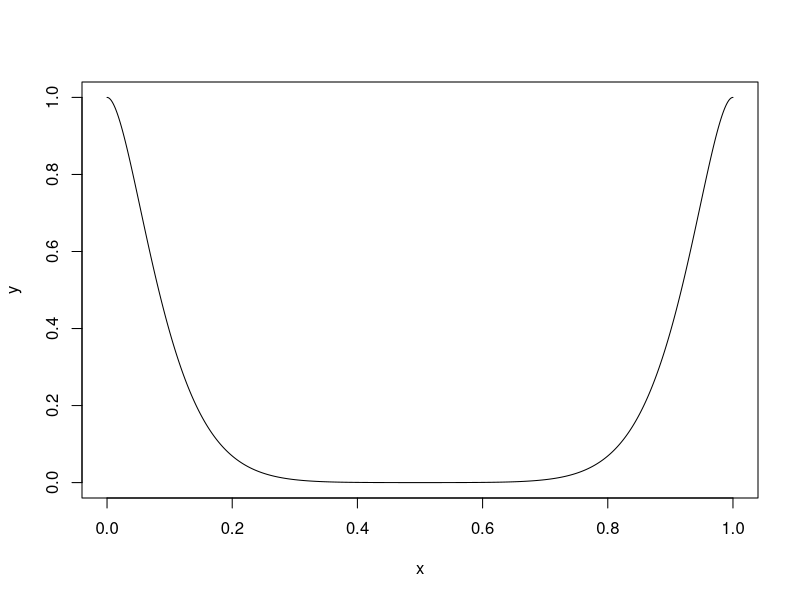

Here is the R script that generated this plot:
print(paste("Kans op X>=55 =", 1-pbinom(54, size = 100, 0.5)))
print(paste("Kans op X>=65 =", 1-pbinom(64, size = 100, 0.5)))

k <- 0
a <- 0
b <- 0

while (a+b < 0.10){
  arr <- pbinom(c(k,20-k-1), size=20, prob = 1/2)
  a <- arr[1]
  b <- 1-arr[2]
  k <- k + 1
}
k <- k - 1
k <- k - 1
arr <- pbinom(c(k,20-k-1), size=20, prob = 1/2)
a <- arr[1]
b <- 1-arr[2]

print(paste('Probability to reject H_0 in error = ', a+ b))

x <- seq(0, 1, length=1000)
y <- seq(0,1,length=1000)
for (idx in 1:1000){
  temp <- pbinom(c(1,18), size=20, p = x[idx])
  a <- temp[1]
  b <- 1-temp[2]
  y[idx] <- a+b
}

plot(x,y, type = 'l')
